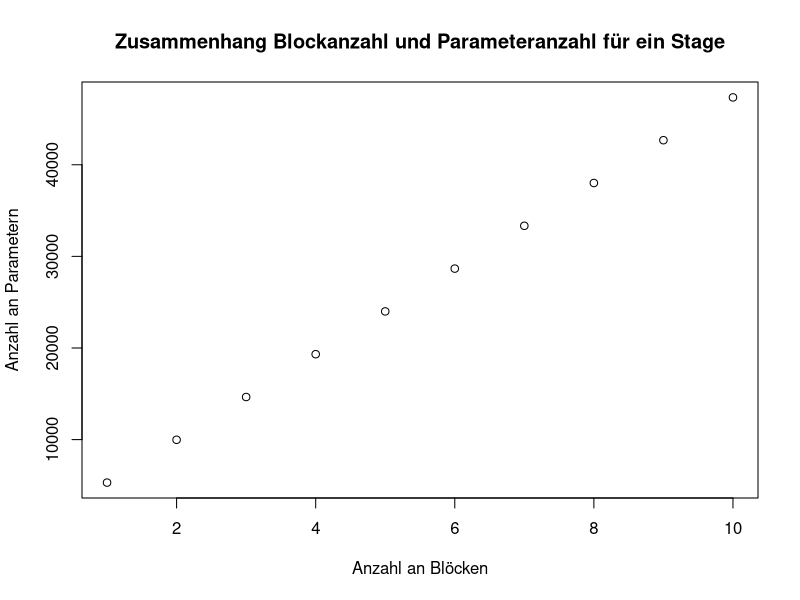
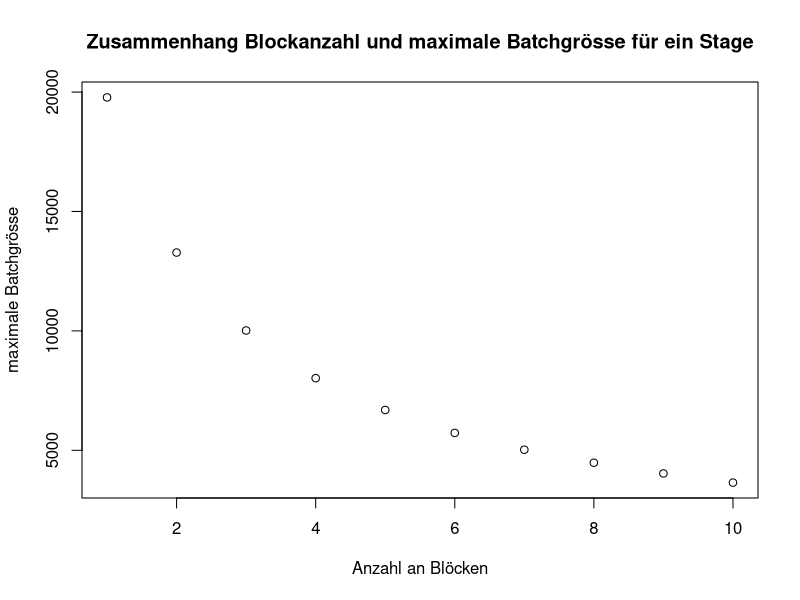
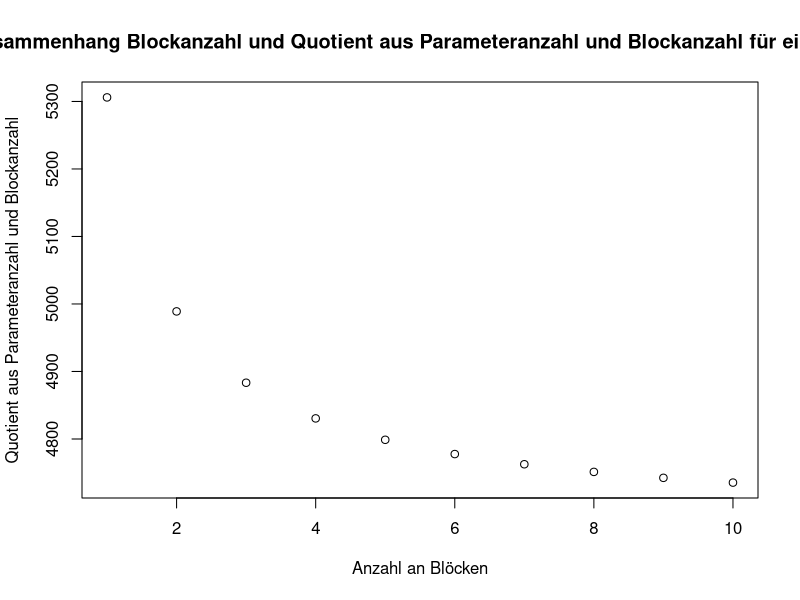
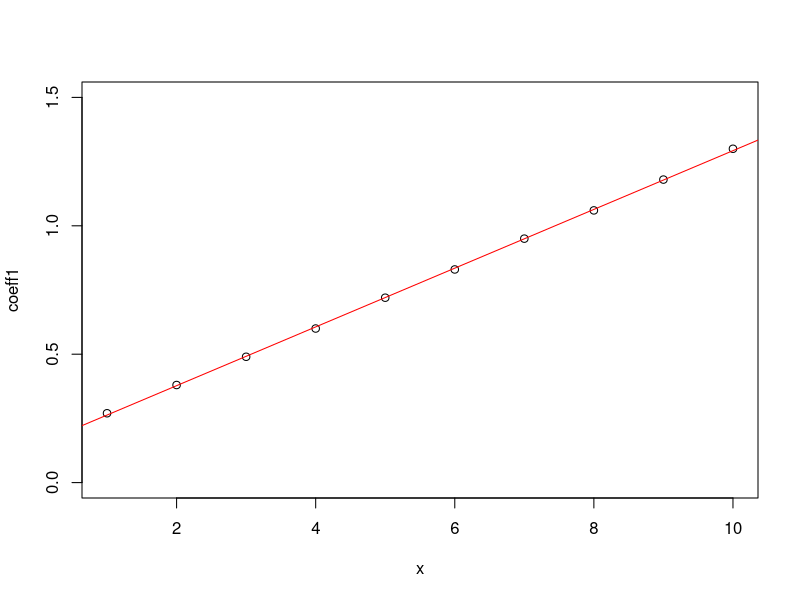

Source code (R) for these figures, in order: (Note: this script raises an error after producing the figures.)
#fitte geraden

# s=1
count1 <- c(5306, 9978, 14650, 19322, 23994, 28666, 33338, 38010, 42682, 47354)
batch1 <- c(19776, 13280, 10016, 8021, 6688, 5728, 5024, 4480, 4032, 3648)
coeff1 <- c(0.27, 0.38, 0.49, 0.60, 0.72, 0.83, 0.95, 1.06, 1.18, 1.30)
x <- c(1, 2, 3, 4, 5, 6, 7, 8, 9, 10)
plot(x,count1,xlab ="Anzahl an Blöcken", ylab ="Anzahl an Parametern",main ="Zusammenhang Blockanzahl und Parameteranzahl für ein Stage")
plot(x,batch1,xlab ="Anzahl an Blöcken", ylab ="maximale Batchgrösse",main ="Zusammenhang Blockanzahl und maximale Batchgrösse für ein Stage")
c<-count1/x

plot(x,c,xlab ="Anzahl an Blöcken", ylab ="Quotient aus Parameteranzahl und Blockanzahl",main ="Zusammenhang Blockanzahl und Quotient aus Parameteranzahl und Blockanzahl für ein Stage")
gerade1<-lm(coeff1 ~ x)
summary(gerade1)
par(new=FALSE)
plot(x,coeff1,xlim=c(1,10),ylim=c(0,1.5))
par(new=TRUE)
abline( 0.1487  ,    0.1144 , col="red" )

#s=3

count3 <- c(98522, 195738, 292954, 390170, 487386)
batch3 <- c(13856, 8896, 6380, 4987, 4096)
coeff3  <- c(7.11, 11.00, 15.31, 19.56, 23.80)
size <- c(1,2,3,4,5)

gerade3<-lm(coeff ~ size)
summary(gerade3)
gerade3x <-lm (count3 ~ size)
plot(gerade3x)
